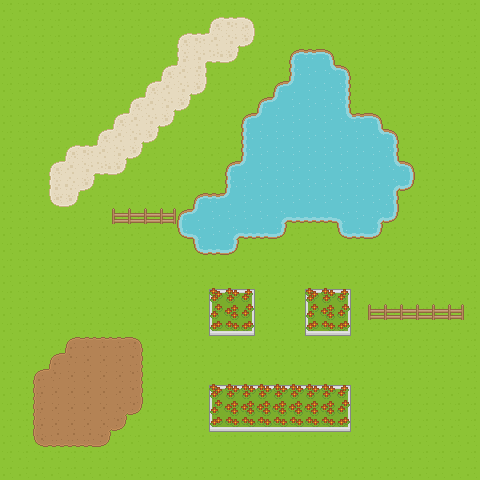

The image is a tile-based game level rendered from a .tmx file. Its description and source (layers, tilesets, objects; grid data summarised) follow:
An orthogonal 30x30 tile map with 16x16 px tiles, 4 tile layers (ground, ground_overlay, water, objects), 1 hidden layer not drawn, 2 tilesets.

<map version="1.0.0" orientation="orthogonal" renderorder="right-down" width="30" height="30" tilewidth="16" tileheight="16" nextobjectid="3">
 <tileset firstgid="1" name="Roguelike" tilewidth="16" tileheight="16" spacing="1" tilecount="1767" columns="57">
  <image source="../assets/roguelike-pack/Spritesheet/roguelikeSheet_transparent.png" width="968" height="526" />
  <terraintypes>
   <terrain name="Grass" tile="-1" />
   <terrain name="Water" tile="-1" />
  </terraintypes>
  <tile id="2" terrain="0,0,0,1" />
  <tile id="3" terrain="0,0,1,1" />
  <tile id="4" terrain="0,0,1,0" />
  <tile id="57" terrain="1,1,1,0" />
  <tile id="58" terrain="1,1,0,1" />
  <tile id="59" terrain="0,1,0,1" />
  <tile id="60" terrain="1,1,1,1" />
  <tile id="61" terrain="1,0,1,0" />
  <tile id="114" terrain="1,0,1,1" />
  <tile id="115" terrain="0,1,1,1" />
  <tile id="116" terrain="0,1,0,0" />
  <tile id="117" terrain="1,1,0,0" />
  <tile id="118" terrain="1,0,0,0" />
 </tileset>
 <tileset firstgid="1768" name="terrain" tilewidth="16" tileheight="16" tilecount="16" columns="4">
  <image source="../assets/terrain.png" width="64" height="64" />
  <tile id="0">
   <properties>
    <property name="terrain" value="plain" />
   </properties>
  </tile>
  <tile id="1">
   <properties>
    <property name="terrain" value="water" />
   </properties>
  </tile>
  <tile id="2">
   <properties>
    <property name="terrain" value="sand" />
   </properties>
  </tile>
  <tile id="3">
   <properties>
    <property name="terrain" value="wall" />
   </properties>
  </tile>
 </tileset>
 <layer name="ground" width="30" height="30">
  <data>[900 cells, 900 non-empty, 1 distinct tile ids]</data>
 </layer>
 <layer name="ground_overlay" width="30" height="30">
  <data>[900 cells, 89 non-empty, 22 distinct tile ids]</data>
 </layer>
 <layer name="water" width="30" height="30">
  <data>[900 cells, 111 non-empty, 14 distinct tile ids]</data>
 </layer>
 <layer name="objects" width="30" height="30">
  <data>[900 cells, 55 non-empty, 11 distinct tile ids]</data>
 </layer>
 <layer name="terrain" width="30" height="30" visible="0">
  <data>[900 cells, 900 non-empty, 4 distinct tile ids]</data>
 </layer>
 <objectgroup name="units" />
</map>
